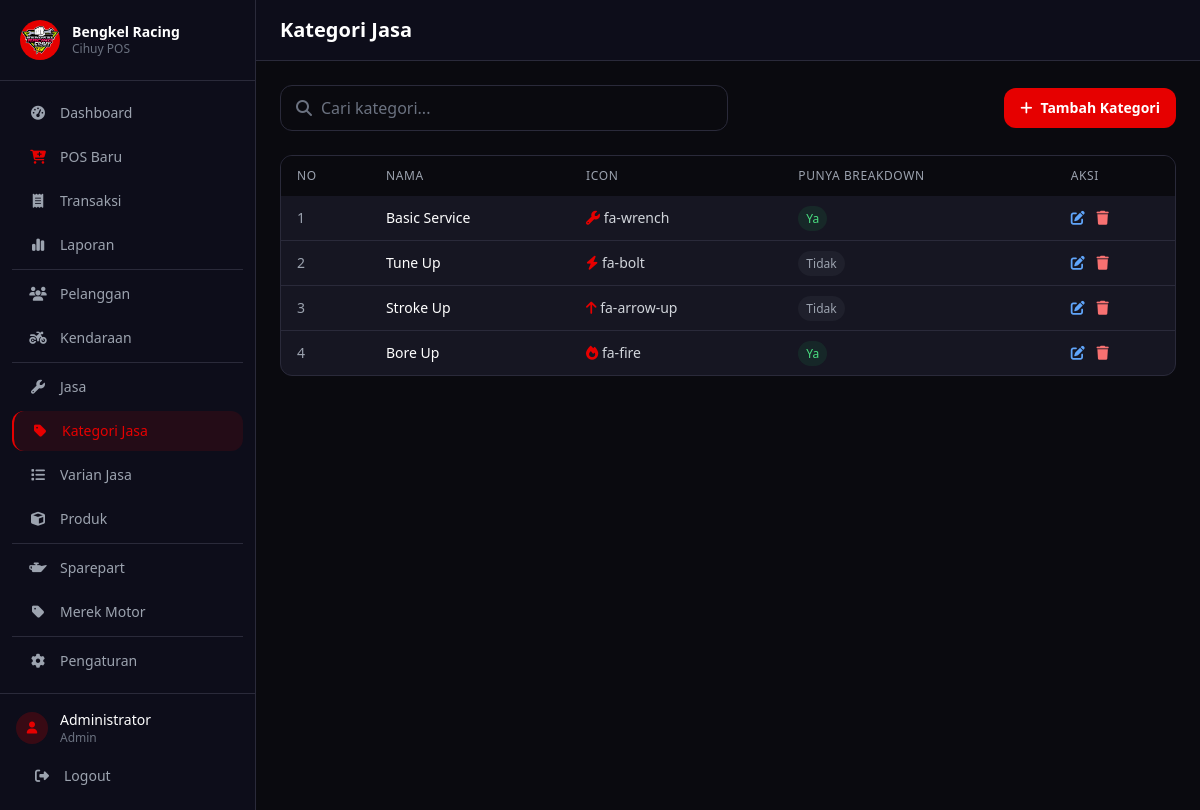
Screenshot of /pages/kategori_jasa/index.php (signed in) with the database file from the repository.
### tables this page shows
CREATE TABLE kategori_jasa (
    id INT AUTO_INCREMENT PRIMARY KEY,
    nama VARCHAR(100) NOT NULL,
    icon VARCHAR(50),
    punya_breakdown TINYINT(1) DEFAULT 0
);

### pages/kategori_jasa/index.php (the view, shortened to what this page needs)
<?php
require_once '../../config/database.php';
$search = $_GET['search'] ?? '';
include '../../layout/header.php';
include '../../layout/sidebar.php';
?>
<div class="flex-1 flex flex-col w-full min-w-0">
    <header class="bg-[#0d0d1a] border-b border-[#2a2a3a] px-4 md:px-6 py-4 pl-16 md:pl-6">
        <div class="flex items-center justify-between">
            <h2 class="text-xl font-bold text-white">Kategori Jasa</h2>
        </div>
    </header>
    <main class="flex-1 p-4 md:p-6 overflow-y-auto">
        <div class="flex flex-col sm:flex-row justify-between items-stretch sm:items-center gap-3 mb-6">
            <form method="GET" class="flex-1 max-w-md">
                <div class="relative">
                    <i class="fas fa-search absolute left-4 top-1/2 -translate-y-1/2 text-gray-500"></i>
                    <input type="text" name="search" value="<?= htmlspecialchars($search) ?>"
                        placeholder="Cari kategori..."
                        class="w-full px-4 py-2.5 pl-10 bg-[#0a0a0f] border border-[#2a2a3a] rounded-xl text-white placeholder-gray-500 focus:outline-none focus:border-[#e60000]">
                </div>
            </form>
            <a href="tambah.php"
                class="w-full sm:w-auto text-center px-4 py-2.5 bg-[#e60000] hover:bg-[#ffd700] text-white text-sm font-semibold rounded-xl transition-colors">
                <i class="fas fa-plus mr-2"></i>Tambah Kategori
            </a>
        </div>
        <div class="bg-[#161622] rounded-xl border border-[#2a2a3a] overflow-hidden">
            <div class="table-responsive">
            <table class="table-custom w-full">
                <thead>
                    <tr class="bg-[#0a0a0f]">
                        <th class="px-4 py-3 text-left text-xs font-medium text-gray-400 uppercase tracking-wider">No</th>
                        <th class="px-4 py-3 text-left text-xs font-medium text-gray-400 uppercase tracking-wider">Nama</th>
                        <th class="px-4 py-3 text-left text-xs font-medium text-gray-400 uppercase tracking-wider">Icon</th>
                        <th class="px-4 py-3 text-left text-xs font-medium text-gray-400 uppercase tracking-wider">Punya Breakdown</th>
                        <th class="px-4 py-3 text-left text-xs font-medium text-gray-400 uppercase tracking-wider">Aksi</th>
                    </tr>
                </thead>
                <tbody class="divide-y divide-[#2a2a3a]">
                    <?php
                    if (!empty($search)) {
                        $search_param = "%$search%";
                        $stmt = $conn->prepare("SELECT * FROM kategori_jasa WHERE nama LIKE ? ORDER BY id ASC");
                        $stmt->bind_param("s", $search_param);
                        $stmt->execute();
                        $result = $stmt->get_result();
                    } else {
                        $result = $conn->query("SELECT * FROM kategori_jasa ORDER BY id ASC");
                    }
                    $no = 1;
                    while ($row = $result->fetch_assoc()):
                    ?>
                    <tr class="hover:bg-white/[0.02] transition-colors">
                        <td class="px-4 py-3 text-sm text-gray-400"><?= $no++ ?></td>
                        <td class="px-4 py-3 text-sm text-white font-medium"><?= htmlspecialchars($row['nama']) ?></td>
                        <td class="px-4 py-3 text-sm text-gray-300">
                            <i class="fas <?= htmlspecialchars($row['icon'] ?? 'fa-wrench') ?> text-[#e60000]"></i>
                            <?= htmlspecialchars($row['icon'] ?? '-') ?>
                        </td>
                        <td class="px-4 py-3 text-sm">
                            <?php if ($row['punya_breakdown']): ?>
                                <span class="px-2 py-1 text-xs rounded-full bg-green-500/10 text-green-400">Ya</span>
                            <?php else: ?>
                                <span class="px-2 py-1 text-xs rounded-full bg-gray-500/10 text-gray-400">Tidak</span>
                            <?php endif; ?>
                        </td>
                        <td class="px-4 py-3 text-sm">
                            <a href="edit.php?id=<?= $row['id'] ?>" class="text-blue-400 hover:text-blue-300 mr-2">
                                <i class="fas fa-edit"></i>
                            </a>
                            <a href="hapus.php?id=<?= $row['id'] ?>"
                                class="text-red-400 hover:text-red-300"
                                onclick="return confirm('Yakin ingin menghapus kategori ini?')">
                                <i class="fas fa-trash"></i>
                            </a>
                        </td>
                    </tr>
                    <?php endwhile; ?>
                </tbody>
            </table>
            </div>
        </div>
    </main>
</div>
<?php include '../../layout/footer.php'; ?>

### assets/css/style.css (style rules this page uses)
* { transition: background-color 0.2s, border-color 0.2s; }
.table-custom th { font-size: 0.75rem; text-transform: uppercase; letter-spacing: 0.05em; }
.table-responsive { overflow-x: auto; -webkit-overflow-scrolling: touch; }

### rows the page displays
kategori_jasa: nama "Basic Service", icon "fa-wrench", punya_breakdown "Ya"
kategori_jasa: nama "Tune Up", icon "fa-bolt", punya_breakdown "Tidak"
kategori_jasa: nama "Stroke Up", icon "fa-arrow-up", punya_breakdown "Tidak"
kategori_jasa: nama "Bore Up", icon "fa-fire", punya_breakdown "Ya"

### other values shown
$item['label'] "Dashboard"
$item['label'] "POS Baru"
$item['label'] "Transaksi"
$item['label'] "Laporan"
$item['label'] "Pelanggan"
$item['label'] "Kendaraan"
$item['label'] "Jasa"
$item['label'] "Kategori Jasa"
$item['label'] "Varian Jasa"
$item['label'] "Produk"
$item['label'] "Sparepart"
$item['label'] "Merek Motor"
$item['label'] "Pengaturan"
$_SESSION['nama'] "Administrator"
$_SESSION['role'] "Admin"
